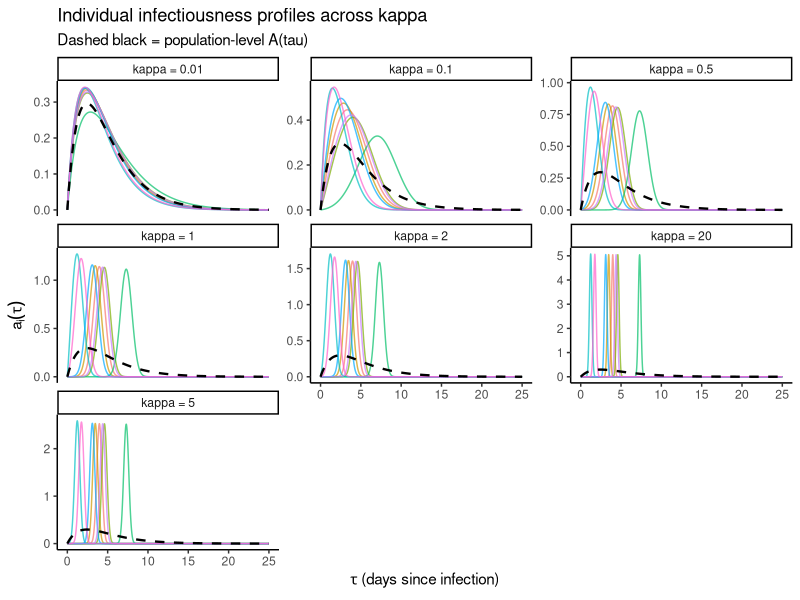
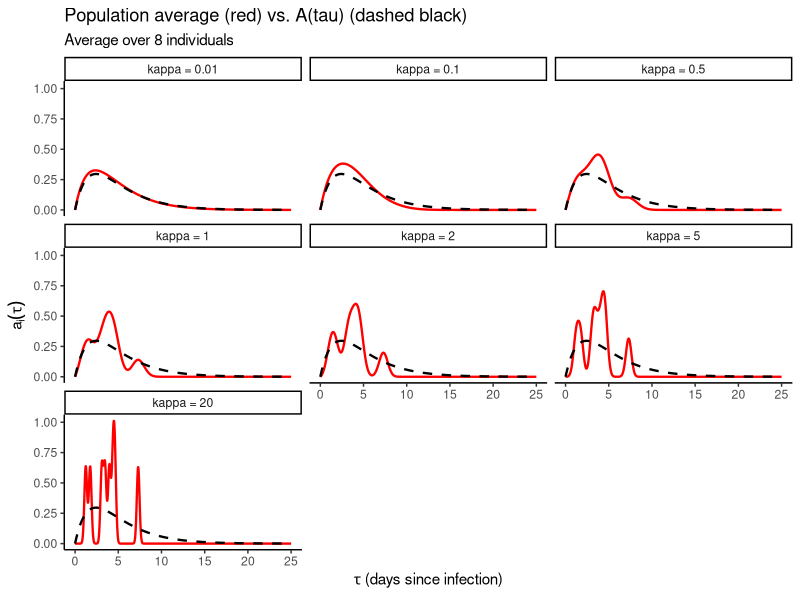
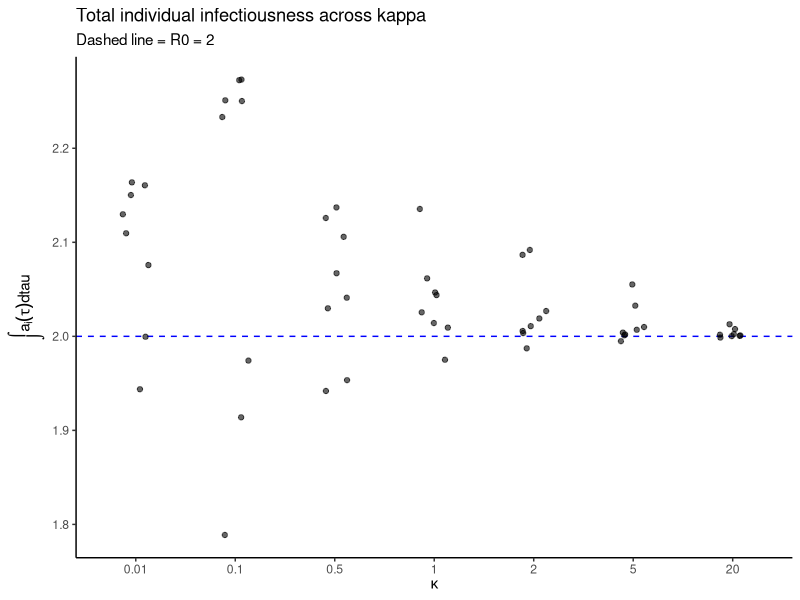

The R source for these figures, in order:
library(tidyverse)

# ==============================================================================
# Visualize the interpolated individual infectiousness profile a_i(tau)
# for different values of the punctuation parameter kappa.
#
# Construction (from notes/overview.md):
#   Draw tau_i* ~ Abar(tau)  (the generation interval distribution)
#   a_i(tau) = R0 * Abar(tau) * h(tau; tau_i*, kappa) / E[h(tau; tau_i*, kappa)]
#
# where h is a Gaussian kernel: h(tau; tau_i*, kappa) = exp(-kappa * (tau - tau_i*)^2)
# and E[h] = integral of Abar(s) * h(tau; s, kappa) ds  (a Gaussian smoothing of Abar).
#
# Limits:
#   kappa -> 0:   h ~ const, so a_i(tau) -> A(tau) for all i  (smooth/all-equal)
#   kappa -> Inf: h -> delta,  so a_i(tau) -> R0 * delta(tau - tau_i*)  (spike)
# ==============================================================================

# Parameters
e_dur <- 2
i_dur <- 3
R0 <- 2
nu <- 1 / e_dur    # latency rate
gam <- 1 / i_dur   # recovery rate

# Normalized generation interval density: Abar(tau) = A(tau) / R0
Abar <- function(tau) {
	nu * gam / (nu - gam) * (exp(-gam * tau) - exp(-nu * tau))
}

# Numerical grid
tau_max <- 25
n_grid <- 2000
tau_grid <- seq(0, tau_max, length.out = n_grid)
dtau <- tau_grid[2] - tau_grid[1]
Abar_grid <- Abar(tau_grid)

# Compute E[h(tau; tau*, kappa)] on the grid for a given kappa.
# This is the Gaussian convolution of Abar evaluated at each tau.
compute_Eh <- function(kappa) {
	# E[h(tau_j; tau*, kappa)] = sum_k Abar(tau_k) * exp(-kappa*(tau_j - tau_k)^2) * dtau
	# Vectorized via outer product (n_grid x n_grid matrix; fine for n_grid ~ 2000)
	diffs <- outer(tau_grid, tau_grid, "-")       # tau_j - tau_k
	H <- exp(-kappa * diffs^2)                     # h(tau_j; tau_k, kappa)
	as.numeric(H %*% (Abar_grid * dtau))           # integrate over tau_k
}

# Compute a_i(tau) for a given tau_i* and precomputed Eh
compute_ai <- function(tau_star, kappa, Eh) {
	h_vals <- exp(-kappa * (tau_grid - tau_star)^2)
	R0 * Abar_grid * h_vals / Eh
}

# ==============================================================================
# Generate profiles for a range of kappa values
# ==============================================================================

set.seed(42)
kappas <- c(0.01, 0.1, 0.5, 1, 2, 5, 20)
n_individuals <- 8

# Draw tau_i* values (same individuals across all kappa for comparison)
tau_stars <- rexp(n_individuals, 1 / e_dur) + rexp(n_individuals, 1 / i_dur)

# Build a data frame of all profiles
profile_df <- tibble()
integral_df <- tibble()

for(kappa in kappas) {
	Eh <- compute_Eh(kappa)

	for(j in seq_along(tau_stars)) {
		ai <- compute_ai(tau_stars[j], kappa, Eh)
		ai_integral <- sum(ai) * dtau

		profile_df <- bind_rows(profile_df, tibble(
			tau = tau_grid,
			ai = ai,
			kappa = kappa,
			individual = j,
			tau_star = tau_stars[j]
		))
		integral_df <- bind_rows(integral_df, tibble(
			kappa = kappa,
			individual = j,
			tau_star = tau_stars[j],
			integral = ai_integral
		))
	}
}

profile_df <- profile_df %>%
	mutate(kappa_label = factor(
		sprintf("kappa = %s", kappa),
		levels = sprintf("kappa = %s", sort(unique(kappa)))
	))

# ==============================================================================
# Plot 1: Individual profiles across kappa values
# ==============================================================================

Atau_ref <- expand_grid(
	tau = tau_grid,
	kappa_label = levels(profile_df$kappa_label)
) %>% mutate(Atau = R0 * Abar(tau))

fig_profiles <- profile_df %>%
	ggplot(aes(x = tau, y = ai, group = individual, col = factor(individual))) +
		geom_line(alpha = 0.7) +
		geom_line(aes(x = tau, y = Atau), col = "black", linewidth = 0.8,
		          linetype = "dashed", inherit.aes = FALSE, data = Atau_ref) +
		facet_wrap(~kappa_label, scales = "free_y") +
		theme_classic() +
		labs(x = expression(tau ~ "(days since infection)"),
		     y = expression(a[i](tau)),
		     title = "Individual infectiousness profiles across kappa",
		     subtitle = "Dashed black = population-level A(tau)") +
		theme(legend.position = "none")

ggsave("figures/fig_profiles.pdf", fig_profiles, width = 14, height = 8)
cat("Saved figures/fig_profiles.pdf\n")

# ==============================================================================
# Plot 2: Population average vs. A(tau)
# ==============================================================================

pop_avg_df <- profile_df %>%
	group_by(kappa, kappa_label, tau) %>%
	summarise(mean_ai = mean(ai), .groups = "drop")

fig_pop_avg <- pop_avg_df %>%
	ggplot(aes(x = tau)) +
		geom_line(aes(y = mean_ai), col = "red", linewidth = 0.8) +
		geom_line(aes(y = R0 * Abar(tau)), col = "black",
		          linewidth = 0.8, linetype = "dashed") +
		facet_wrap(~kappa_label) +
		theme_classic() +
		labs(x = expression(tau ~ "(days since infection)"),
		     y = expression(a[i](tau)),
		     title = "Population average (red) vs. A(tau) (dashed black)",
		     subtitle = sprintf("Average over %d individuals", n_individuals))

ggsave("figures/fig_pop_avg.pdf", fig_pop_avg, width = 14, height = 8)
cat("Saved figures/fig_pop_avg.pdf\n")

# ==============================================================================
# Plot 3: Individual total infectiousness (integral of a_i)
# ==============================================================================

fig_integrals <- integral_df %>%
	ggplot(aes(x = factor(kappa), y = integral)) +
		geom_hline(yintercept = R0, linetype = "dashed", col = "blue") +
		geom_jitter(width = 0.15, alpha = 0.6) +
		theme_classic() +
		labs(x = expression(kappa),
		     y = expression(integral(a[i](tau) * dtau)),
		     title = "Total individual infectiousness across kappa",
		     subtitle = sprintf("Dashed line = R0 = %g", R0))

ggsave("figures/fig_integrals.pdf", fig_integrals, width = 8, height = 5)
cat("Saved figures/fig_integrals.pdf\n")

# Print summary
cat("\n=== Total infectiousness per individual (should be R0 =", R0, ") ===\n\n")
integral_df %>%
	group_by(kappa) %>%
	summarise(mean = mean(integral), sd = sd(integral),
	          min = min(integral), max = max(integral), .groups = "drop") %>%
	print()

# NOTE: This construction guarantees E[a_i(tau)] = A(tau) (population average)
# but does NOT guarantee integral(a_i) = R0 for each individual. The individual
# integrals are close to R0 (within ~5%) and converge as kappa -> 0 or kappa -> Inf.
# If exact conservation is needed, each a_i can be renormalized to integrate to R0.
